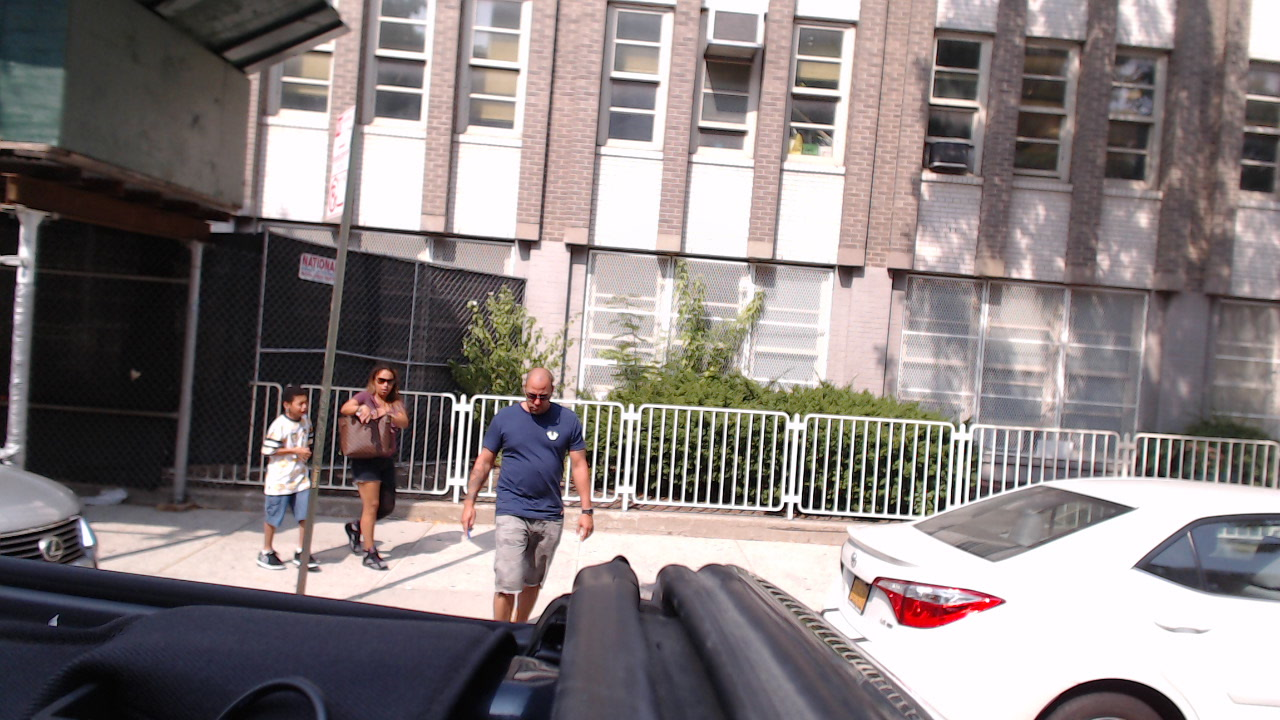
#> input picture opencv_3.1.0-dev/test_images/person_3.jpg, 1280 x 720 px
$ python tester_car.py out.png
#> lines starting #> are read from the running program, lines starting #| are printed output that depends on the picture; after the words box and inside, x2 and y2 are one past the last pixel; in counts of white or black regions, pixels touching at a corner belong together
import cv2
import sys

cascade = cv2.CascadeClassifier('haarcascades/haarcascade_upperbody.xml')
img     = cv2.imread('test_images/person_3.jpg')
#> img is the input picture: shape (720, 1280, 3); mean B, G, R 127.1, 126.7, 135.3

#gray = cv2.cvtColor(img, cv2.COLOR_BGR2GRAY)
#gray = cv2.equalizeHist(gray)

# # car detection.
cars = cascade.detectMultiScale(img, 1.1, 4)
#> cars = [[294, 488, 65, 53]]

ncars = 0
for (x,y,w,h) in cars:
    print(x)
    print(y)
    print(w)
    print(h)
    cv2.rectangle(img,(x,y),(x+w,y+h),(0,0,255),2)
    ncars = ncars + 1
#> this loop made 1 pass
#> (x, y, w, h, ncars) on pass 1: (294, 488, 65, 53, 1)
#| 294
#| 488
#| 65
#| 53
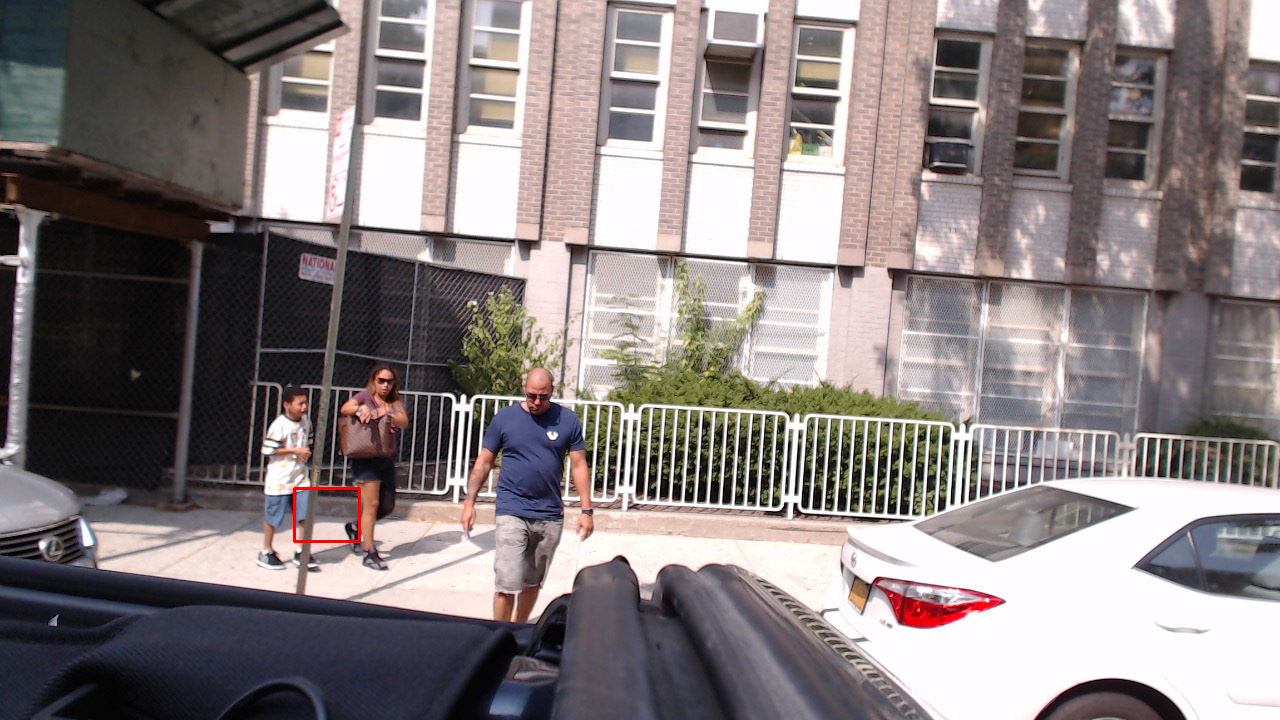
#> img: shape (720, 1280, 3); 0.08% of pixels changed, all inside (x1, y1, x2, y2) = (293, 487, 361, 543)
#> after the loop, ncars = 1

# show result
cv2.imwrite(sys.argv[1], img)

$ run again, with opencv_3.1.0-dev/test_images/person_1.jpg copied over opencv_3.1.0-dev/test_images/person_3.jpg
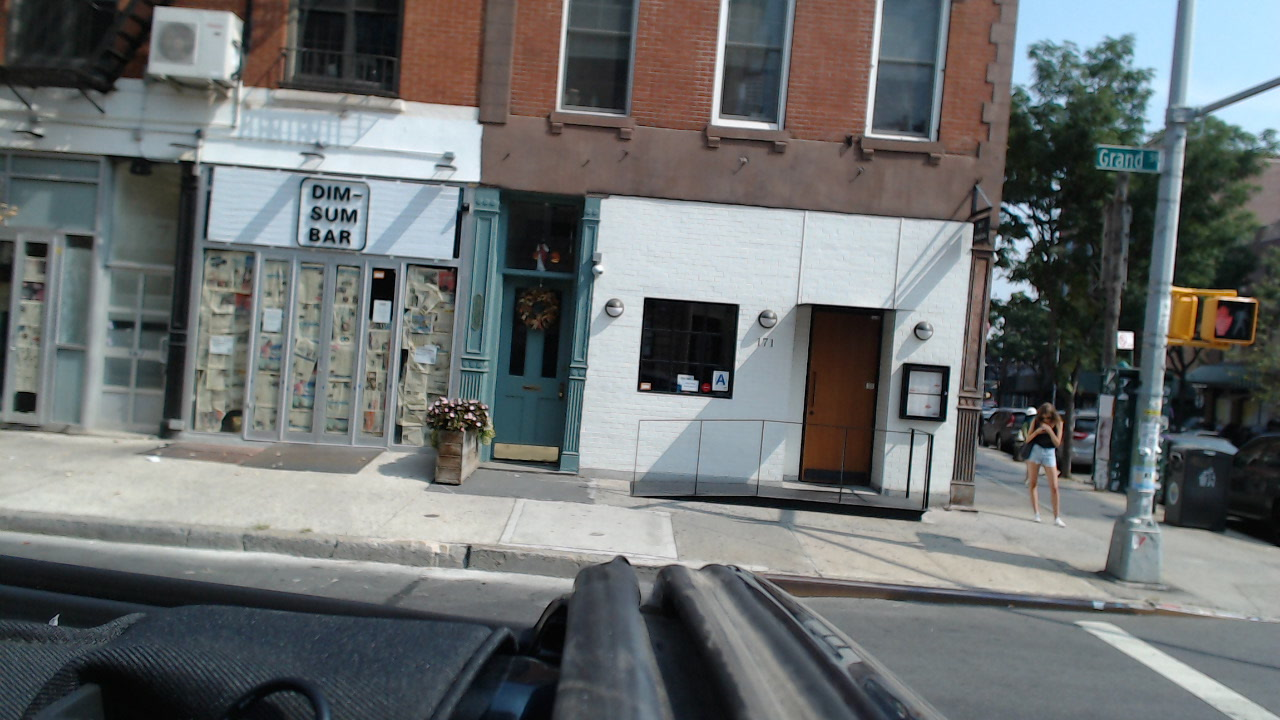
#> input picture opencv_3.1.0-dev/test_images/person_1.jpg, 1280 x 720 px
#> img is the input picture: shape (720, 1280, 3); mean B, G, R 111.8, 111.4, 107.8
#> cars = [[496, 90, 51, 42]]
#> the loop `for (x,y,w,h) in cars:` made 1 pass
#> (x, y, w, h, ncars) on pass 1: (496, 90, 51, 42, 1)
#> (printed output is left out)
#> after the loop `for (x,y,w,h) in cars:`:
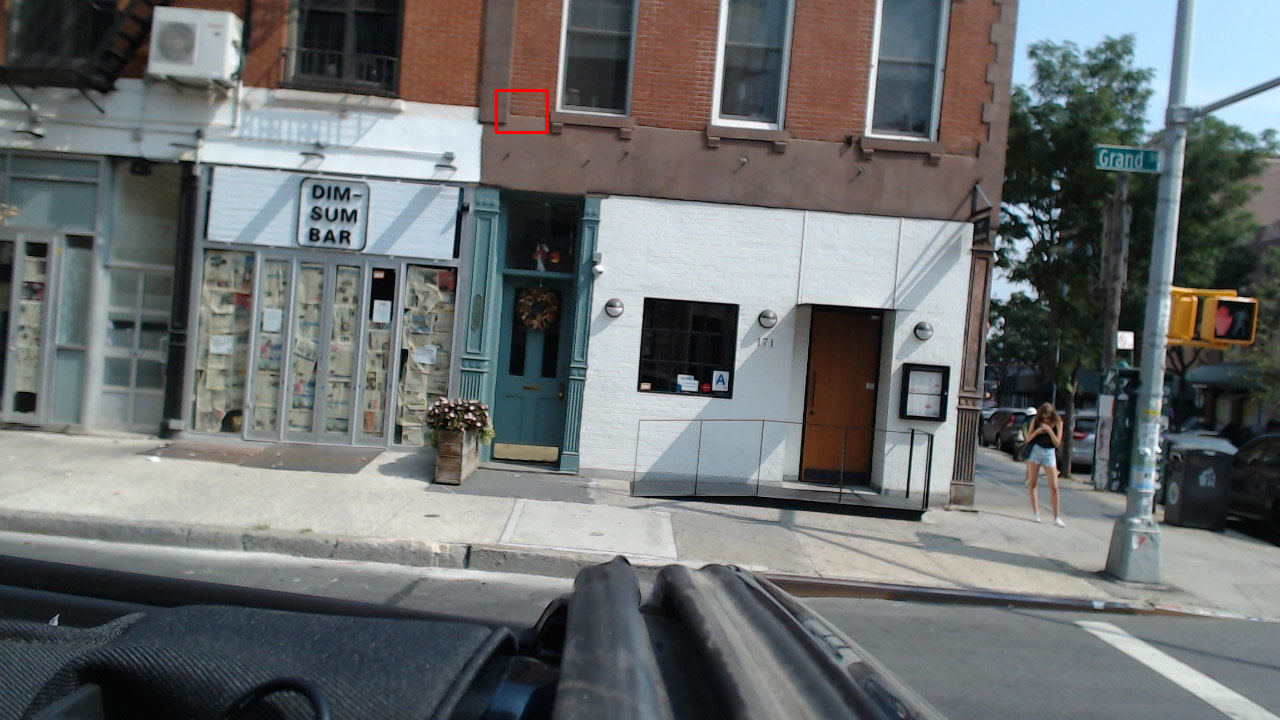
#> img: shape (720, 1280, 3); 0.06% of pixels changed, all inside (x1, y1, x2, y2) = (495, 89, 549, 134)
#> after the loop `for (x,y,w,h) in cars:`: ncars = 1

$ run again, with opencv_3.1.0-dev/test_images/person_1c.jpg copied over opencv_3.1.0-dev/test_images/person_3.jpg
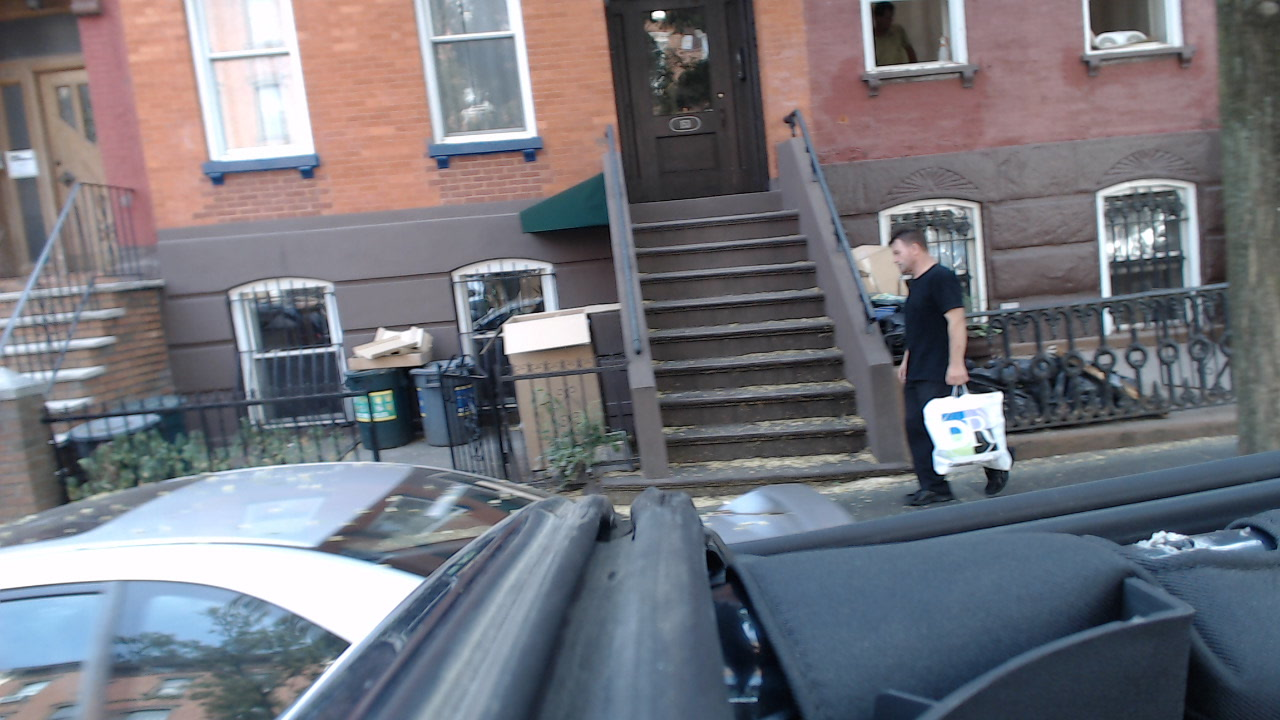
#> input picture opencv_3.1.0-dev/test_images/person_1c.jpg, 1280 x 720 px
#> img is the input picture: shape (720, 1280, 3); mean B, G, R 124.3, 116.4, 115.9
#> cars = [[877, 311, 158, 130]]
#> the loop `for (x,y,w,h) in cars:` made 1 pass
#> (x, y, w, h, ncars) on pass 1: (877, 311, 158, 130, 1)
#> (printed output is left out)
#> after the loop `for (x,y,w,h) in cars:`:
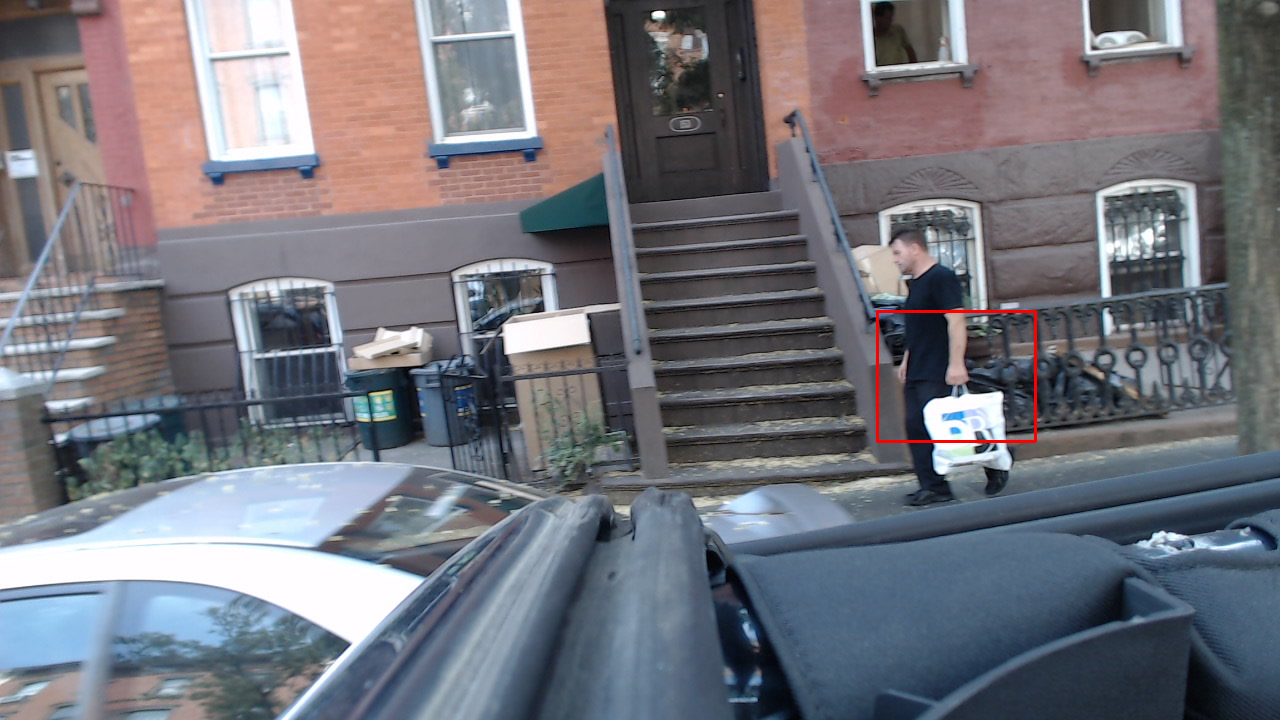
#> img: shape (720, 1280, 3); 0.19% of pixels changed, all inside (x1, y1, x2, y2) = (876, 310, 1037, 443)
#> after the loop `for (x,y,w,h) in cars:`: ncars = 1
